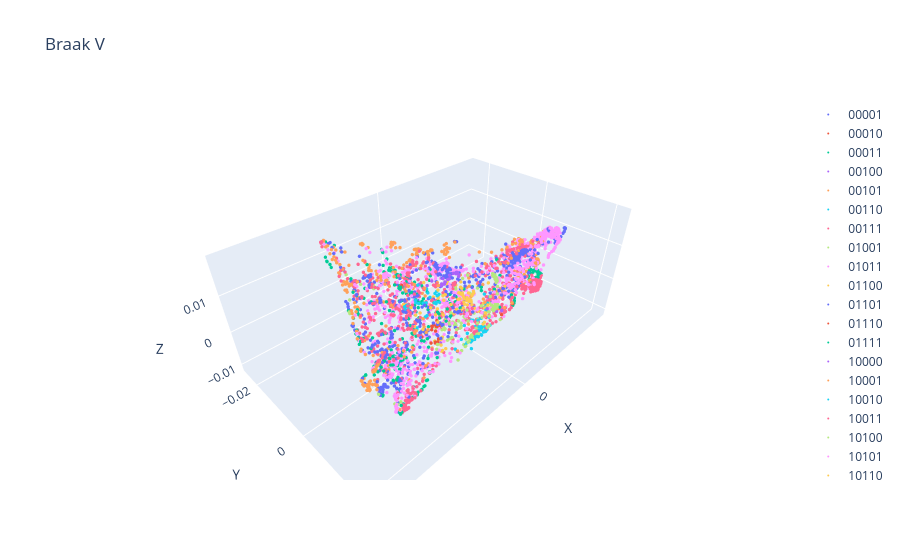

The cell this chart's notebook holds for it:
### Code cell
scatter(z_phate, classes, title=braak, s=2)
